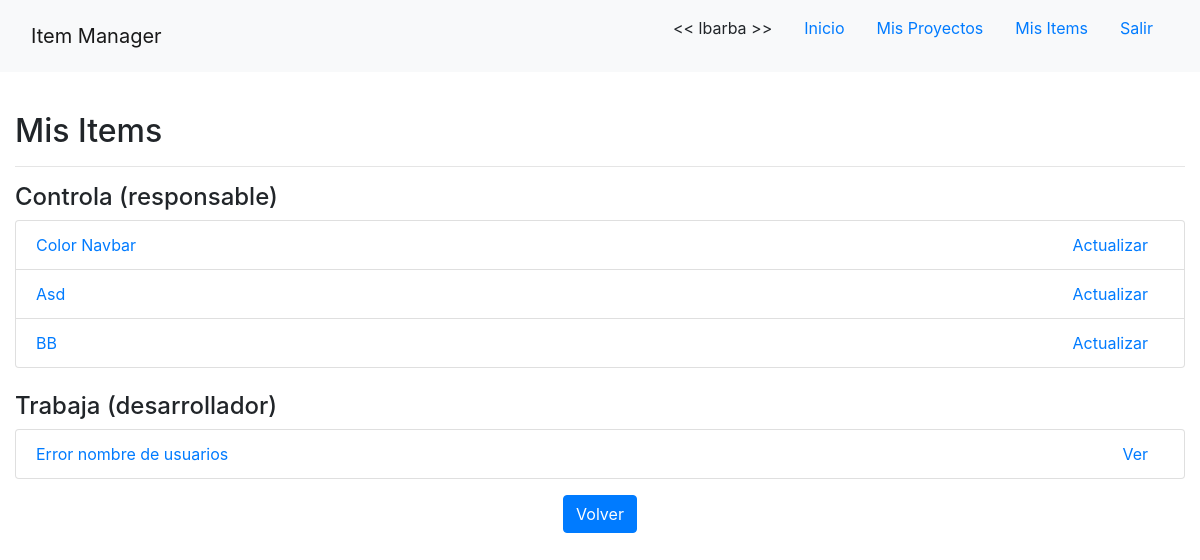
Page /mis-items/ (signed in) on the earlier database version.
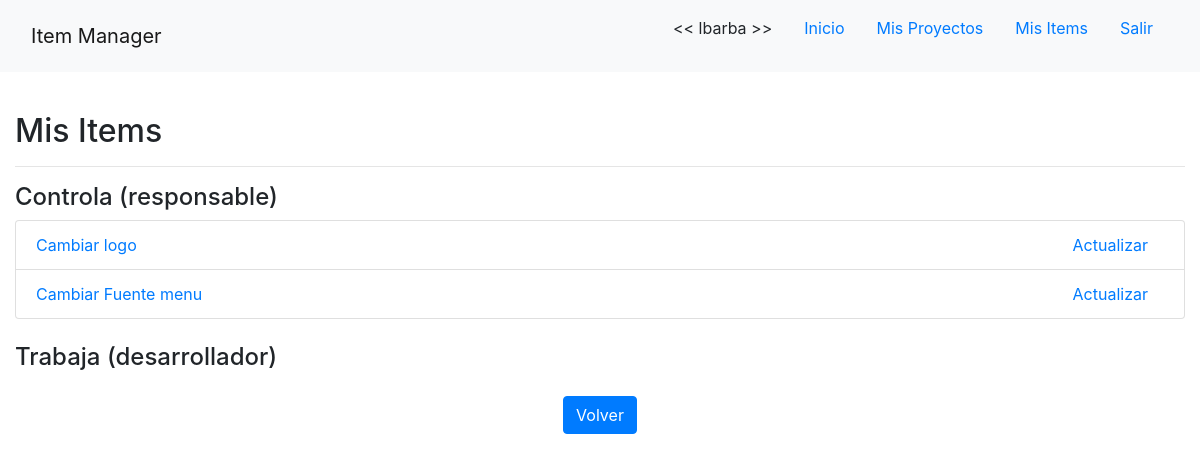
Same page on the later database version.
### app/models/item.py (models this page shows, shortened)
class Item(models.Model):
    proyecto = models.ForeignKey(Proyecto, verbose_name='proyecto', on_delete=models.PROTECT)
    nombre = models.CharField(verbose_name='nombre', max_length=255, unique=True)
    detalle = models.CharField(verbose_name='detalle', max_length=255)
    creacion = models.DateTimeField(verbose_name='fecha de creacion', auto_now_add=True, max_length=255)
    tipo = models.ForeignKey(TipoItem, verbose_name='tipo', on_delete=models.PROTECT)
    estado = models.ForeignKey(EstadoItem, verbose_name='estado', default=1, on_delete=models.PROTECT)
    responsable = models.ForeignKey(User, verbose_name='responsable', related_name="controla", on_delete=models.PROTECT)
    desarrolladores = models.ManyToManyField(User, verbose_name='desarrolladores', related_name="trabaja")

### app/views/acciones_usuario.py (the view)
# urls.py: path('mis-items/', MisItemsListView.as_view(), name='mis-items-list'),
class MisItemsListView(LoginRequiredMixin, TemplateView):
    template_name = 'app/mis_items_list.html'
    def get(self, request, *args, **kwargs):
        user = request.user
        self.items_controlados = user.controla.all
        self.items_trabajados = user.trabaja.all
        return super().get(request, *args, **kwargs)
    def get_context_data(self, **kwargs):
        context = super().get_context_data(**kwargs)
        context['items_controlados'] = self.items_controlados
        context['items_trabajados'] = self.items_trabajados
        return context

### app/templates/app/mis_items_list.html (shortened to what this page needs)
{% extends 'base.html' %}
{% load crispy_forms_tags %}
{% block content %}
    <br>
    <h2>Mis Items</h2>
    <hr>
    <h4>Controla (responsable)</h4>
    <ul class="list-group">
        {% for item in items_controlados %}
            <li class="list-group-item">
                <a href="{% url 'item-detail' item.id %}">
                    <div class="float-left">{{ item.nombre }}</div>
                </a>
                <div>
                    <a class="mx-3 float-right" href="{% url 'item-detail' item.id %}">Actualizar</a>
                </div>
            </li>
        {% endfor %}
    </ul>
    <br>
    <h4>Trabaja (desarrollador)</h4>
    <ul class="list-group">
        {% for item in items_trabajados %}
            <li class="list-group-item">
                <a href="{% url 'item-detail' item.id %}">
                    <div class="float-left">{{ item.nombre }}</div>
                </a>
                <div>
                    <a class="mx-3 float-right" href="{% url 'item-detail' item.id %}">Ver</a>
                </div>
            </li>
        {% endfor %}
    </ul>
    <div class="text-center mt-3">
        <a class="btn btn-primary" href="{% url 'home' %}">Volver</a>
    </div>
{% endblock %}

Differences in the rows shown:
removed Item: nombre "Color Navbar", shown under "Controla (responsable)"
removed Item: nombre "Asd", shown under "Controla (responsable)"
removed Item: nombre "BB", shown under "Controla (responsable)"
removed Item: nombre "Error nombre de usuarios", shown under "Trabaja (desarrollador)"
added Item: nombre "Cambiar logo", shown under "Controla (responsable)"
added Item: nombre "Cambiar Fuente menu", shown under "Controla (responsable)"
